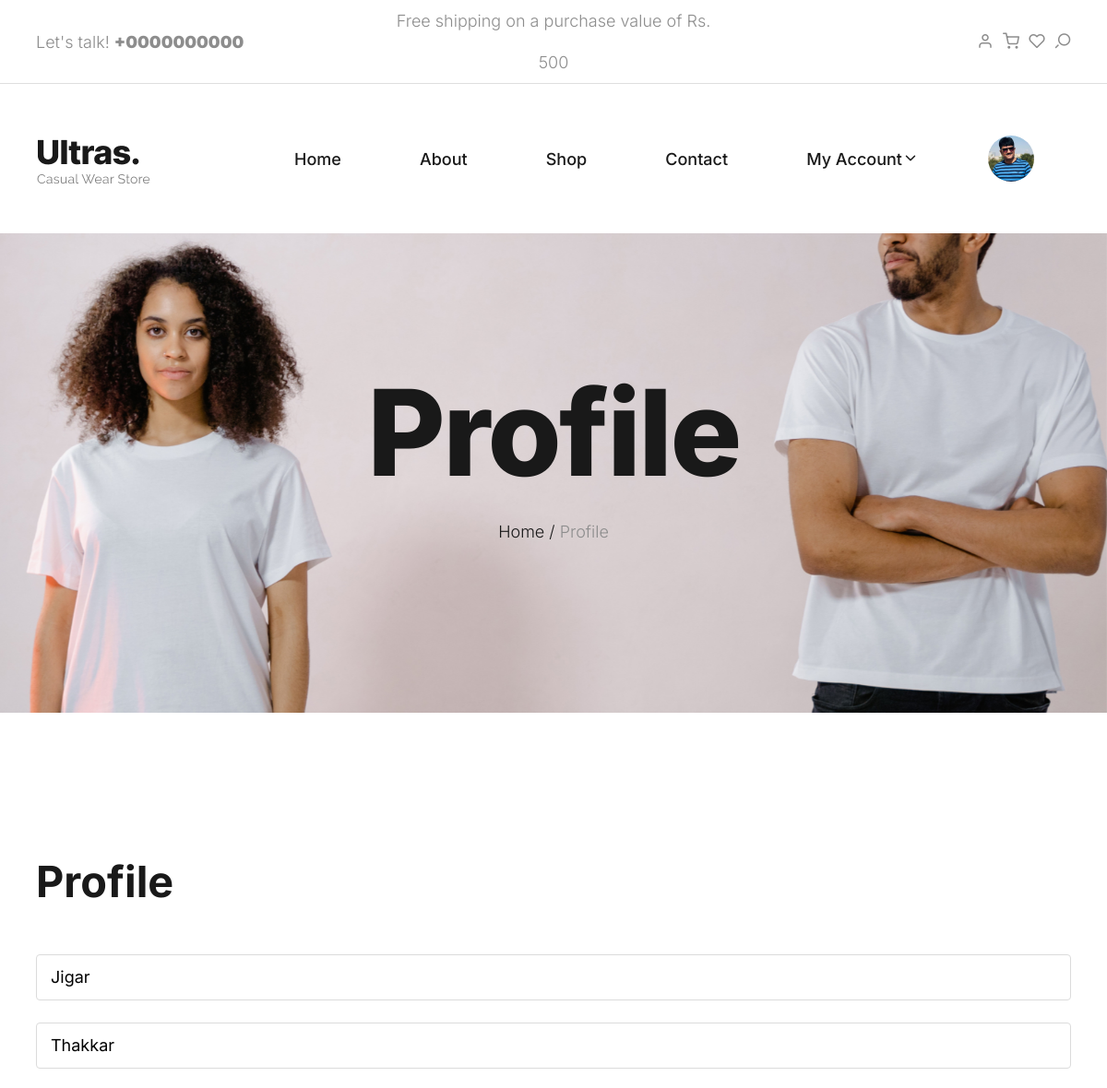
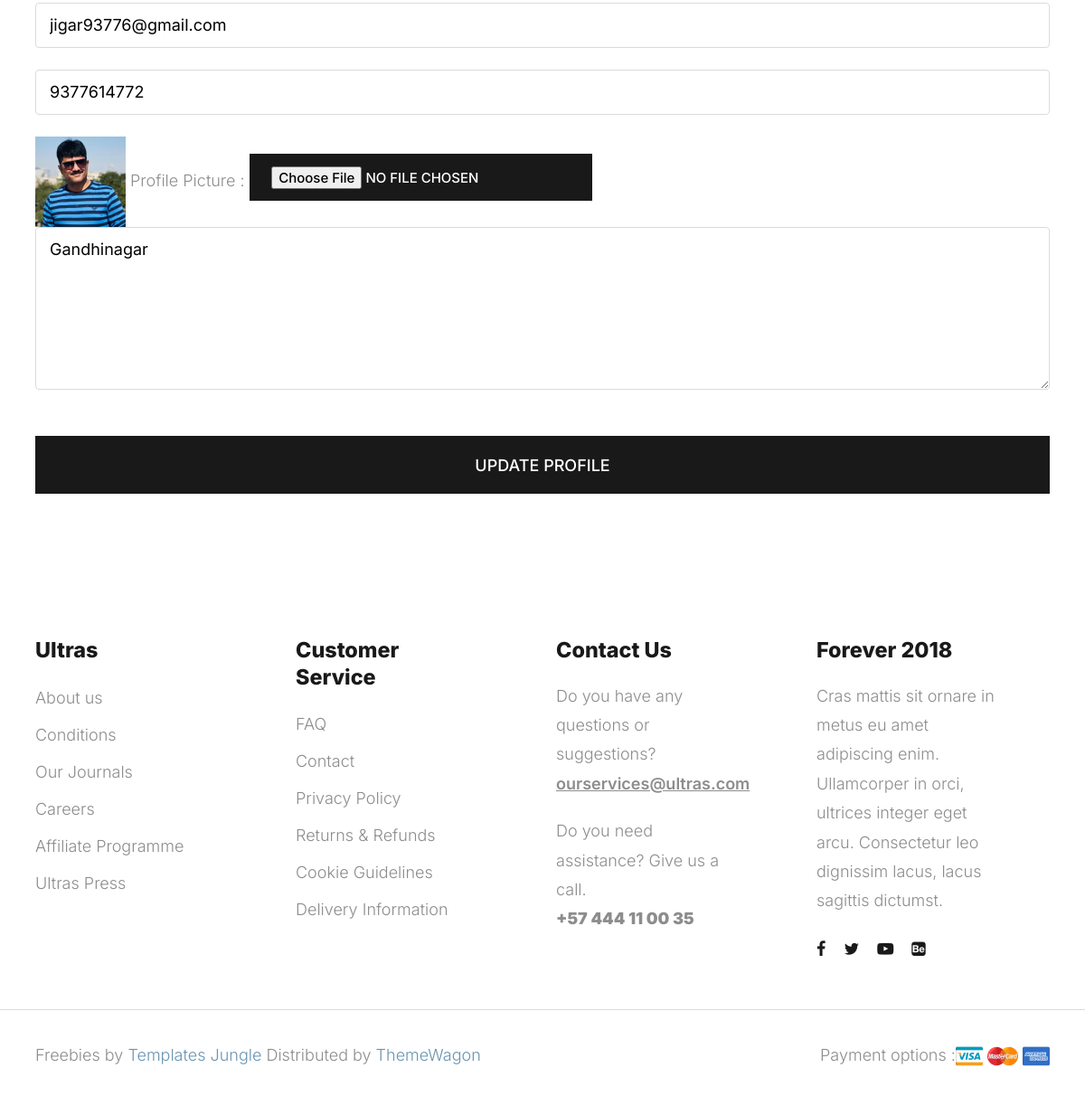
The app's page /profile/ (signed in) with its own data (2 pictures, top to bottom).
### myapp/models.py (models this page shows, shortened)
class User(models.Model):
	fname=models.CharField(max_length=100)
	lname=models.CharField(max_length=100)
	email=models.EmailField()
	mobile=models.PositiveIntegerField()
	address=models.TextField()
	password=models.CharField(max_length=100)
	profile_picture=models.ImageField(upload_to="profile_picture/")
	usertype=models.CharField(max_length=100,default="buyer")

### myapp/views.py (the view)
# urls.py: path('profile/',views.profile,name='profile'),
def profile(request):
	user=User.objects.get(email=request.session['email'])
	if request.method=="POST":
		user.fname=request.POST['fname']
		user.lname=request.POST['lname']
		user.mobile=request.POST['mobile']
		user.address=request.POST['address']
		try:
			user.profile_picture=request.FILES['profile_picture']
		except:
			pass
		user.save()
		msg="Profile Updated Successfully"
		request.session['profile_picture']=user.profile_picture.url
		if user.usertype=="buyer":
			return render(request,'profile.html',{'user':user,'msg':msg})
		else:
			return render(request,'seller-profile.html',{'user':user,'msg':msg})
	else:
		if user.usertype=="buyer":
			return render(request,'profile.html',{'user':user})
		else:
			return render(request,'seller-profile.html',{'user':user})

### myapp/templates/profile.html (shortened to what this page needs)
{% extends 'header.html' %}
{% load static %}
{% block content %}
<!DOCTYPE html>
<html lang="en">
  <head></head>
  <body>
    <section class="site-banner jarallax padding-large" style="background: url({% static 'images/hero-image.jpg' %}) no-repeat; background-position: top;">
      <div class="container">
        <div class="row">
          <div class="col-md-12">
            <h1 class="page-title">Profile</h1>
            <div class="breadcrumbs">
              <span class="item">
                <a href="index.html">Home /</a>
              </span>
              <span class="item">Profile</span>
            </div>
          </div>
        </div>
      </div>
    </section>
    <section class="contact-information padding-large">
      <div class="container">
        <div class="row">
          <div class="col-md-12">
            <div class="contact-information">
              <div class="section-header">
                <h2 class="section-title">Profile</h2>
              </div>
              <form name="contactform" action="{% url 'profile' %}" method="post" class="contact-form" enctype="multipart/form-data">
                <div class="form-item">
                  <input type="text" minlength="2" name="fname" value="{{user.fname}}" class="u-full-width bg-light" required>
                  <input type="text" minlength="2" name="lname" value="{{user.lname}}" class="u-full-width bg-light" required>
                  <input type="email" name="email" value="{{user.email}}" class="u-full-width bg-light" readonly>
                  <input type="text" name="mobile" value="{{user.mobile}}" class="u-full-width bg-light" required>
                  <img src="{{user.profile_picture.url}}" style="height:100px;width:100px;">
                  Profile Picture : <input type="file" name="profile_picture">
                  <textarea class="u-full-width bg-light" name="address" style="height: 180px;" required>{{user.address}}</textarea>
                </div>
                <button type="submit" name="submit" class="btn btn-dark btn-full btn-medium">Update Profile</button>
              </form>
            </div>
          </div>
        </div>
      </div>
    </section>
  </body>
</html>
{% endblock %}

### myapp/static/style.css (style rules this page uses)
:root { --header-height : 160px; --header-height-min : 80px; }
:root { --accent-color : #8d8d8d; --dark-color : #191919; --light-color : #fff; --grey-color : #dbdbdb; --light-grey-color : #fafafa; --primary-color : #6995B1; --light-primary-color : #eef1f3; }
:root { --body-font : "Inter", sans-serif; --heading-font : "Inter", sans-serif; }
*, *::before, *::after { -webkit-box-sizing: border-box; -moz-box-sizing: border-box; box-sizing: border-box; }
html { box-sizing: border-box; }
body { font-family: var(--body-font); font-size: 18px; font-weight: 300; line-height: 2; color: var(--accent-color); margin: 0; }
a { color: var(--dark-color); text-decoration: none; transition: 0.3s color ease-out; }
button, input, select, textarea { font-family: inherit; font-size: inherit; line-height: inherit; outline: 0; }
img { display: inline-block; border: 0; max-width: 100%; height: auto; vertical-align: middle; }
h1, .h1, h2, .h2, h3, .h3, h4, .h4, h5, .h5, h6, .h6 { font-family: var(--heading-font); color: var(--dark-color); line-height: 1.2; }
h1, h2, h3 { margin: 25px 0; text-transform: capitalize; }
h1, .h1 { font-size: 3em; line-height: 1.4; }
h2, .h2 { font-size: 2em; line-height: 1.4; }
::placeholder { color: var(--grey-color); }
.container::after, .row::after, .clearfix::after { display: block; clear: both; content: ""; }
input[type="email"], input[type="number"], input[type="search"], input[type="text"], input[type="tel"], input[type="url"], input[type="password"], textarea, select { height: 50px; padding: 6px 15px; background-color: var(--light-background-color); border: 1px solid var(--grey-color); border-radius: 4px; box-shadow: none; box-sizing: border-box; }
input[type="email"], input[type="number"], input[type="search"], input[type="text"], input[type="tel"], input[type="url"], input[type="password"], textarea { -webkit-appearance: none; -moz-appearance: none; appearance: none; }
textarea { min-height: 130px; padding-top: 6px; padding-bottom: 6px; }
button, .button { margin-bottom: 1rem; }
input, textarea, select, fieldset { margin-bottom: 1.5rem; }
pre, blockquote, dl, figure, table, form { margin-bottom: 2rem; }
.u-full-width { width: 100%; box-sizing: border-box; }
a.btn, input[type="button"], input[type="submit"], input[type="reset"], input[type="file"], button { background-image: none; background: var(--dark-color); text-decoration: none !important; display: inline-block; position: relative; border: 2px solid transparent; border-radius: 0; padding: 0.75em 1.5em; margin-top: 15px; font-family: var(--body-font); font-size: 15px; font-weight: 500; line-height: normal; text-align: center; text-transform: uppercase; color: var(--light-color); z-index: 1; cursor: pointer; white-space: nowrap; vertical-align: middle; -webkit-transition: all 0.3s ease-in; transition: all 0.3s ease-in; -ms-touch-action: manipulation; touch-action: manipulation; -webkit-user-select: none; -moz-user-select: none; -ms-user-select: none; user-select: none; }
.btn:last-child { margin-right: 0; }
.btn.btn-medium { padding: 1.1em 3.0em; font-size: 1.0em; }
.btn.btn-full { display: block; margin: .85em 0; width: 100%; text-align: center; }
.btn.btn-dark { background: var(--dark-color); color: var(--light-color); }
.site-banner { text-align: center; }
.site-banner h1.page-title { font-size: 7.2em; font-weight: 800; line-height: 1em; letter-spacing: -0.02em; text-transform: capitalize; color: var(--dark-color); }
.breadcrumbs { color: var(--accent-color); }
.breadcrumbs .item { text-transform: capitalize; }
.section-header { width: 100%; padding-bottom: 20px; }
.section-title { font-size: 2.6em; font-weight: 700; }
.padding-large { padding-top: 7em; padding-bottom: 7em; }
.bg-light { background-color: var(--light-color) !important; }
.breadcrumbs span { display: inline-block; }
.site-banner { position: relative; }

### records on screen
User: fname "Jigar", lname "Thakkar", email "jigar93776@gmail.com", mobile "9377614772", profile_picture (picture), address "Gandhinagar"
